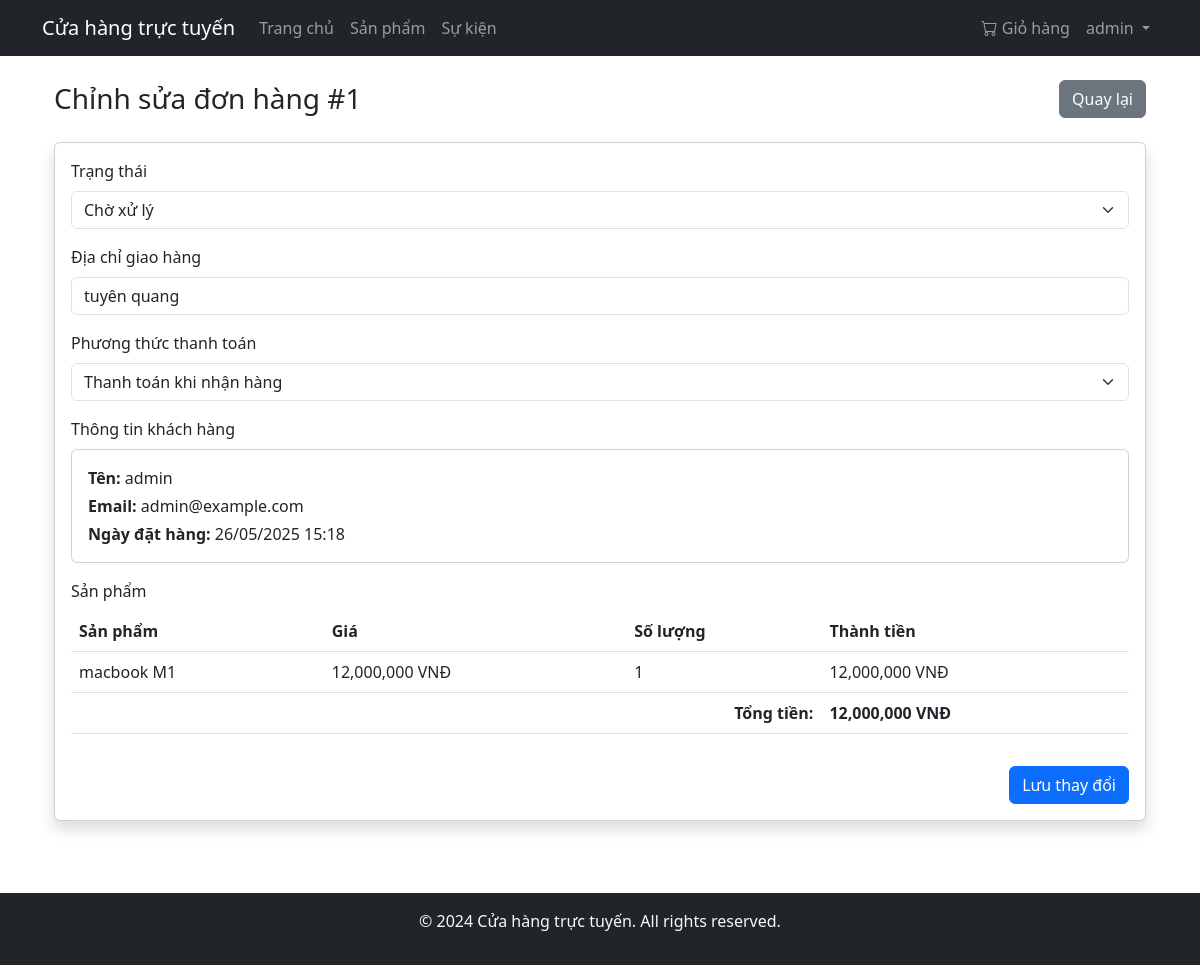
The page /order/admin/order/1/edit (signed in) on the database its author committed.
### app/models/user.py (models this page shows, shortened)
class User(UserMixin, db.Model):
    __tablename__ = 'users'
    id = db.Column(db.Integer, primary_key=True)
    username = db.Column(db.String(80), unique=True, nullable=False)
    email = db.Column(db.String(120), unique=True, nullable=False)
    password_hash = db.Column(db.String(128))
    is_admin = db.Column(db.Boolean, default=False)
    created_at = db.Column(db.DateTime, default=datetime.utcnow)
    orders = db.relationship('Order', back_populates='user', lazy=True)
    reviews = db.relationship('Review', back_populates='author', lazy='dynamic')
    cart = db.relationship('Cart', back_populates='user', uselist=False, cascade='all, delete-orphan')
    @property
    def cart_items(self):
        if self.cart:
            return self.cart.items
        return []

### app/models/order.py (models this page shows, shortened)
class Order(db.Model):
    __tablename__ = 'orders'
    id = db.Column(db.Integer, primary_key=True)
    user_id = db.Column(db.Integer, db.ForeignKey('users.id'), nullable=False)
    order_date = db.Column(db.DateTime, nullable=False, default=datetime.utcnow)
    total_amount = db.Column(db.Float, nullable=False)
    status = db.Column(db.String(20), nullable=False, default='pending')  # pending, processing, shipped, delivered, cancelled
    payment_method = db.Column(db.String(50), nullable=False)
    shipping_address = db.Column(db.Text, nullable=False)
    created_at = db.Column(db.DateTime, default=datetime.utcnow)
    updated_at = db.Column(db.DateTime, default=datetime.utcnow, onupdate=datetime.utcnow)
    user = db.relationship('User', back_populates='orders')
    items = db.relationship('OrderItem', back_populates='order', cascade='all, delete-orphan')

class OrderItem(db.Model):
    __tablename__ = 'order_items'
    id = db.Column(db.Integer, primary_key=True)
    order_id = db.Column(db.Integer, db.ForeignKey('orders.id'), nullable=False)
    product_id = db.Column(db.Integer, db.ForeignKey('products.id'), nullable=False)
    quantity = db.Column(db.Integer, nullable=False)
    price = db.Column(db.Float, nullable=False)  # Giá tại thời điểm đặt hàng
    created_at = db.Column(db.DateTime, default=datetime.utcnow)
    order = db.relationship('Order', back_populates='items')
    product = db.relationship('Product')

### app/models/product.py (models this page shows, shortened)
class Product(db.Model):
    __tablename__ = 'products'
    id = db.Column(db.Integer, primary_key=True)
    name = db.Column(db.String(100), nullable=False)
    description = db.Column(db.Text)
    price = db.Column(db.Float, nullable=False)
    stock = db.Column(db.Integer, nullable=False, default=0)
    image = db.Column(db.String(200))
    category_id = db.Column(db.Integer, db.ForeignKey('categories.id'), nullable=True)
    created_at = db.Column(db.DateTime, default=datetime.utcnow)
    category = db.relationship('Category', back_populates='products')
    cart_items = db.relationship('CartItem', back_populates='product', cascade='all, delete-orphan')
    order_items = db.relationship('OrderItem', back_populates='product', cascade='all, delete-orphan')
    reviews = db.relationship('Review', back_populates='product', cascade='all, delete-orphan')
    ratings = db.relationship('Rating', back_populates='product', cascade='all, delete-orphan')

### app/controllers/order_controller.py (the view)
@order_bp.route('/admin/order/<int:order_id>/edit', methods=['GET', 'POST'])
@login_required
def admin_edit_order(order_id):
    if not current_user.is_admin:
        flash('Bạn không có quyền truy cập trang này', 'danger')
        return redirect(url_for('home.index'))
    order = Order.query.get_or_404(order_id)
    if request.method == 'POST':
        order.status = request.form.get('status')
        order.shipping_address = request.form.get('shipping_address')
        db.session.commit()
        flash('Cập nhật đơn hàng thành công!', 'success')
        return redirect(url_for('order.admin_view_order', order_id=order.id))
    return render_template('admin/edit_order.html', order=order)

### app/models/user.py (called while the page is built)
@login_manager.user_loader
def load_user(id):
    return User.query.get(int(id))

### app/templates/admin/edit_order.html (shortened to what this page needs)
{% extends "base.html" %}
{% block content %}
<div class="container-fluid">
    <div class="d-flex justify-content-between align-items-center mb-4">
        <h1 class="h3 mb-0 text-gray-800">Chỉnh sửa đơn hàng #{{ order.id }}</h1>
        <a href="{{ url_for('order.admin_view_order', order_id=order.id) }}" class="btn btn-secondary">
             Quay lại
        </a>
    </div>
    <div class="card shadow mb-4">
        <div class="card-body">
            <form method="POST">
                <div class="mb-3">
                    <label for="status" class="form-label">Trạng thái</label>
                    <select class="form-select" id="status" name="status" required>
                        <option value="pending" {% if order.status == 'pending' %}selected{% endif %}>Chờ xử lý</option>
                    </select>
                </div>
                <div class="mb-3">
                    <label for="shipping_address" class="form-label">Địa chỉ giao hàng</label>
                    <input type="text" class="form-control" id="shipping_address" name="shipping_address"
                           value="{{ order.shipping_address }}" required>
                </div>
                <div class="mb-3">
                    <label for="payment_method" class="form-label">Phương thức thanh toán</label>
                    <select class="form-select" id="payment_method" name="payment_method" required>
                        <option value="cod" {% if order.payment_method == 'cod' %}selected{% endif %}>Thanh toán khi nhận hàng</option>
                    </select>
                </div>
                <div class="mb-3">
                    <label class="form-label">Thông tin khách hàng</label>
                    <div class="card">
                        <div class="card-body">
                            <p class="mb-1"><strong>Tên:</strong> {{ order.user.username }}</p>
                            <p class="mb-1"><strong>Email:</strong> {{ order.user.email }}</p>
                            <p class="mb-0"><strong>Ngày đặt hàng:</strong> {{ order.created_at.strftime('%d/%m/%Y %H:%M') }}</p>
                        </div>
                    </div>
                </div>
                <div class="mb-3">
                    <label class="form-label">Sản phẩm</label>
                    <div class="table-responsive">
                        <table class="table">
                            <thead>
                                <tr>
                                    <th>Sản phẩm</th>
                                    <th>Giá</th>
                                    <th>Số lượng</th>
                                    <th>Thành tiền</th>
                                </tr>
                            </thead>
                            <tbody>
                                {% for item in order.items %}
                                <tr>
                                    <td>{{ item.product.name }}</td>
                                    <td>{{ "{:,.0f}".format(item.price) }} VNĐ</td>
                                    <td>{{ item.quantity }}</td>
                                    <td>{{ "{:,.0f}".format(item.price * item.quantity) }} VNĐ</td>
                                </tr>
                                {% endfor %}
                            </tbody>
                            <tfoot>
                                <tr>
                                    <th colspan="3" class="text-end">Tổng tiền:</th>
                                    <th>{{ "{:,.0f}".format(order.total_amount) }} VNĐ</th>
                                </tr>
                            </tfoot>
                        </table>
                    </div>
                </div>
                <div class="text-end">
                    <button type="submit" class="btn btn-primary">
                         Lưu thay đổi
                    </button>
                </div>
            </form>
        </div>
    </div>
</div>
{% endblock %}

### app/templates/base.html (shortened to what this page needs)
<!DOCTYPE html>
<html lang="vi">
<head>
    <link href="https://cdn.jsdelivr.net/npm/bootstrap@5.3.0/dist/css/bootstrap.min.css" rel="stylesheet">
    <link rel="stylesheet" href="https://cdn.jsdelivr.net/npm/bootstrap-icons@1.7.2/font/bootstrap-icons.css">
    <link rel="stylesheet" href="{{ url_for('static', filename='css/style.css') }}">
</head>
<body>
    <nav class="navbar navbar-expand-lg navbar-dark bg-dark">
        <div class="container">
            <a class="navbar-brand" href="{{ url_for('home.index') }}">Cửa hàng trực tuyến</a>
            <div class="collapse navbar-collapse" id="navbarNav">
                <ul class="navbar-nav me-auto">
                    <li class="nav-item">
                        <a class="nav-link" href="{{ url_for('home.index') }}">Trang chủ</a>
                    </li>
                    <li class="nav-item">
                        <a class="nav-link" href="{{ url_for('product.list_products') }}">Sản phẩm</a>
                    </li>
                    <li class="nav-item">
                        <a class="nav-link" href="{{ url_for('event.list_events') }}">Sự kiện</a>
                    </li>
                </ul>
                <ul class="navbar-nav">
                    {% if current_user.is_authenticated %}
                        <li class="nav-item">
                            <a class="nav-link" href="{{ url_for('cart.view_cart') }}">
                                <i class="bi bi-cart"></i> Giỏ hàng
                            </a>
                        </li>
                        <li class="nav-item dropdown">
                            <a class="nav-link dropdown-toggle" href="#" id="navbarDropdown" role="button" data-bs-toggle="dropdown">
                                {{ current_user.username }}
                            </a>
                        </li>
                    {% endif %}
                </ul>
            </div>
        </div>
    </nav>
    <div class="container mt-4">
        {% block content %}{% endblock %}
    </div>
    <footer class="bg-dark text-light mt-5 py-3">
        <div class="container text-center">
            <p>&copy; 2024 Cửa hàng trực tuyến. All rights reserved.</p>
        </div>
    </footer>
</body>
</html>

### app/static/css/style.css (style rules this page uses)
body { display: flex; flex-direction: column; min-height: 100vh; }
footer { margin-top: auto; }

### rows shown on the page
User: username "admin", user.username "admin", user.email "admin@example.com"
Order: id "1", status "Chờ xử lý", shipping_address "tuyên quang", created_at "26/05/2025 15:18", total_amount "12,000,000"
OrderItem: product.name "macbook M1", price "12,000,000", quantity "1", item.price*item.quantity "12,000,000"
